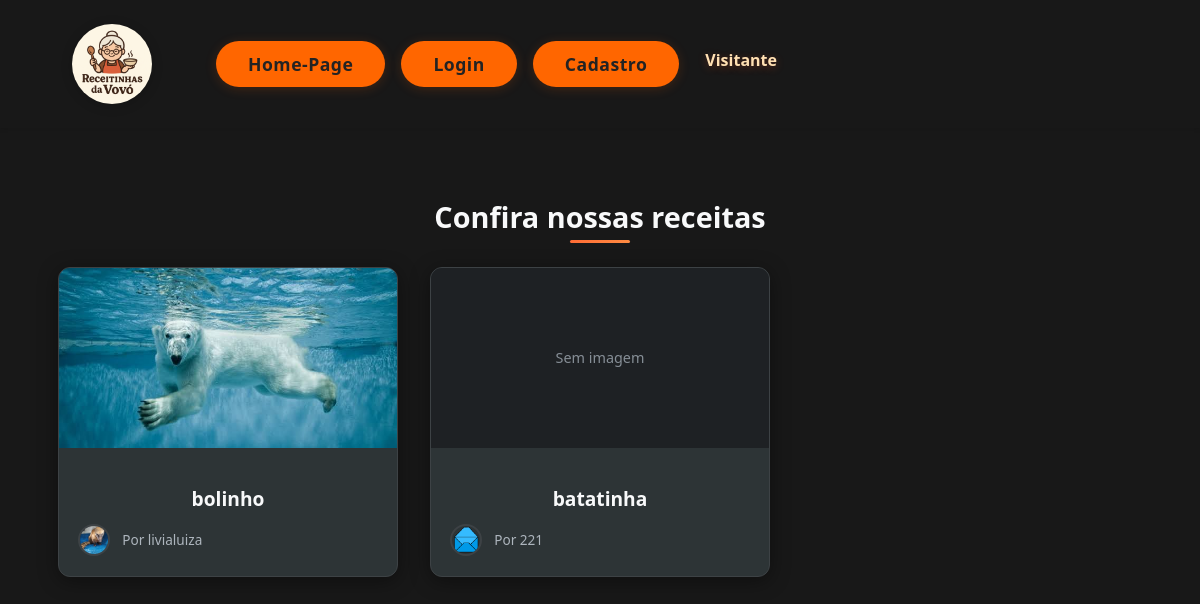
/, run on an earlier commit of the app's database.
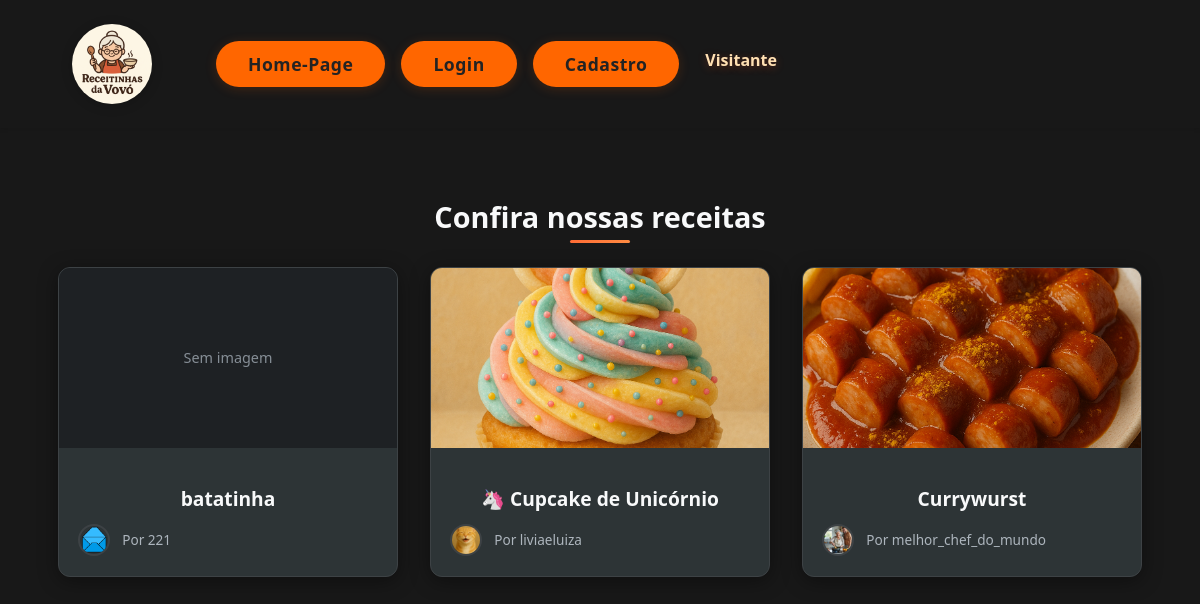
And on a later commit of the database.
### receitas/models.py (models this page shows, shortened)
class Receita(models.Model):
    id = models.AutoField(primary_key=True) # Identificador da receita (primary key)
    titulo = models.CharField(max_length=200, help_text='Digite o titulo da receita') # Título da receita
    ingredientes = models.TextField(help_text='Liste os ingredientes') # Ingredientes da receita
    modo_de_preparo = models.TextField(help_text='Descreva o modo de preparo') # Modo de preparo da receita
    tempo_de_preparo = models.IntegerField(help_text='Tempo de preparo em minutos') # Tempo de preparo da receita
    porcoes = models.IntegerField(help_text='Numero de porcoes/ Quantas pessoas serve') # Porções da receita
    categoria = models.CharField(max_length=100, help_text='Categoria da receita (ex: sobremesa, prato principal, etc.)') # Categoria da receita
    foto_da_receita = models.ImageField(upload_to='receitas/img', null=True, blank=True) # Foto da receita
    visibilidade = models.CharField(max_length=10, choices=[('pub', 'Pub'), ('priv', 'Priv')], default='Pub', help_text='Defina se a receita é pública ou privada (Pub ou Priv)')
    autor = models.ForeignKey(settings.AUTH_USER_MODEL, on_delete=models.CASCADE) # Autor da receita (chave estrangeira para o modelo Usuario)
    class Meta:
        app_label = 'receitas'

### usuarios/models.py (models this page shows, shortened)
class Usuario(AbstractUser):
    id = models.AutoField(primary_key=True) # Identificador único do usuário
    email = models.EmailField(help_text='Digite seu email', unique=True) # Email do usuário
    foto_de_perfil = models.ImageField(upload_to='usuarios/img', null=True, blank=True) # Foto de perfil do usuário
    class Meta:
        app_label = 'usuarios'

### receitas/views.py (the view)
# urls.py: path('', views.PubReceitasListView.as_view(), name = 'homepage'), #rota da homepage
class PubReceitasListView(View):
    def get(self, request, *args, **kwargs):
        receitas = Receita.objects.filter(visibilidade='pub')
        contexto = {
            'pub_receitas': receitas,
            'titulo_janela': 'Receitas Públicas',
            'titulo_pagina': 'Homepage - Receitas',
        }
        return render(request, 'receitas/home.html', contexto)

### receitas/templates/receitas/home.html (shortened to what this page needs)
{% extends 'site_receitas/base.html' %}
{% load static %}
{% block content %}
<link rel="stylesheet" href="{% static 'receitas/css/style.css' %}">
<main class="container py-5 mt-4">
            <section class="recipes-section">
                <h2 class="section-title text-center mb-4">Confira nossas receitas</h2>
                <div class="recipes-grid">
                    {% for receita in pub_receitas %}
                        <div class="recipe-card-tg">
                            <div class="recipe-image-container">
                                {% if receita.foto_da_receita and receita.foto_da_receita.name %}
                                    <img src="{{ receita.foto_da_receita.url }}" alt="{{ receita.titulo }}" class="recipe-image">
                                {% else %}
                                    <div class="recipe-image recipe-no-image">
                                        <span>Sem imagem</span>
                                    </div>
                                {% endif %}
                            </div>
                            <div class="recipe-content">
                                <h3 class="recipe-title">
                                    <a href="{% url 'receitas:ver_receita' receita.id %}">{{ receita.titulo }}</a>
                                </h3>
                                <div class="recipe-meta">
                                    <div class="recipe-author">
                                        <div class="author-avatar">
                                            {% if receita.autor.foto_de_perfil %}
                                                <img src="{{ receita.autor.foto_de_perfil.url }}" alt="{{ receita.autor.username }}" class="author-profile-pic">
                                            {% else %}
                                                <div class="author-profile-pic author-default-pic">
                                                    {{ receita.autor.username|first|upper }}
                                                </div>
                                            {% endif %}
                                        </div>
                                        <span class="author-name">Por {{ receita.autor.username|default:"TudoGostoso" }}</span>
                                    </div>
                                </div>
                            </div>
                        </div>
                    {% empty %}
                        <div class="w-100">
                            <p class="text-center py-5" style="color: #adb5bd;">Nenhuma receita disponível no momento.</p>
                        </div>
                    {% endfor %}
                </div>
            </section>
        </main>
{% endblock %}

### site_receitas/templates/site_receitas/base.html (shortened to what this page needs)
{% load static %}
<!DOCTYPE html>
<html lang="pt-br">
<head>
    <link rel="stylesheet" href="https://stackpath.bootstrapcdn.com/bootstrap/4.5.0/css/bootstrap.min.css">
    <link rel="stylesheet" href="{% static 'usuarios/css/style.css' %}">
</head>
<body class="bg-dark text-light">
    {% include 'receitas/header.html' %}
    {% block content %}{% endblock %}
</body>
</html>

### receitas/templates/receitas/header.html (shortened to what this page needs)
{% load static %}
<link href = "https://cdn.jsdelivr.net/npm/bootstrap@5.3.3/dist/css/bootstrap.min.css" rel="stylesheet">
<link rel="stylesheet" href="{% static 'receitas/css/style.css' %}">
<header class="bg-dark shadow-sm p-4 md:px-8">
    <div class="header-flex">
        <div class="header-left">
            <div class="logo-container">
                <img src="{% static 'receitas/img/logo.png' %}" alt="Logo Receitinhas da Vovó" class="logo-image">
            </div>
            {% include 'usuarios/links.html' %}
        </div>
    </div>
</header>

### usuarios/templates/usuarios/links.html
<nav class="nav-links">
  <a href="/" class="modern-btn">Home-Page</a>
  {% if user.is_authenticated %}
    <a href="{% url 'usuarios:logout_confirm' %}" class="modern-btn">Logout</a>
    <a href="{% url 'usuarios:perfil' user.id %}" class="modern-btn">Perfil</a>
    <div class="author-avatar" style="align-self: center;">
        {% if user.foto_de_perfil %}
            <img src="{{ user.foto_de_perfil.url }}" alt="{{ user.username }}" class="author-profile-pic">
        {% else %}
            <div class="author-profile-pic author-default-pic">
                {{ user.username|first|upper }}
            </div>
        {% endif %}
    </div>
  {% else %}
    <a href="{% url 'usuarios:login' %}" class="modern-btn">Login</a>
    <a href="{% url 'usuarios:cadastro' %}" class="modern-btn">Cadastro</a>
  {% endif %}
  <div class="user-name">
    {% firstof user.username "Visitante" %}
  </div>
</nav>

### usuarios/static/usuarios/css/style.css (style rules this page uses)
.modern-btn { background: linear-gradient(90deg, #ff9800 60%, #ff9800 100%); color: #000; font-weight: 600; border: none; border-radius: 999px; padding: 0.3rem 0.9rem; box-shadow: 0 2px 8px rgba(255,152,0,0.12); transition: background 0.2s, color 0.2s, transform 0.2s; text-decoration: none; font-size: 0.95rem; letter-spacing: 0.5px; outline: none; cursor: pointer; display: inline-block; position: relative; z-index: 10; }
.user-name { color: #ffe0b2; font-weight: 600; align-self: center; margin-left: 10px; font-size: 1rem; }
.logo-image { height: 80px; width: 80px; border-radius: 50%; object-fit: cover; box-shadow: 0 2px 12px rgba(0,0,0,0.18); transition: transform 0.3s; }
body { background: #181818; color: #f1f1f1; font-family: 'Segoe UI', Arial, sans-serif; }
.recipe-title { font-size: 2rem; font-weight: 600; margin-bottom: 16px; text-align: center; }
.user-name { font-size: 1.8rem; font-weight: 700; color: #ff5722; margin-bottom: 0.5rem; text-shadow: 0 2px 8px rgba(255,87,34,0.3); }
.recipes-section { margin-top: 2rem; }
.recipes-grid { display: grid; grid-template-columns: repeat(auto-fill, minmax(320px, 1fr)); gap: 2rem; margin-top: 2rem; }
.recipe-card-tg { background: linear-gradient(145deg, #2a2a2a 0%, #1f1f1f 100%); border-radius: 16px; overflow: hidden; transition: all 0.3s ease; box-shadow: 0 4px 20px rgba(0,0,0,0.3); border: 1px solid rgba(255, 152, 0, 0.1); position: relative; }
.recipe-image-container { position: relative; height: 200px; overflow: hidden; }
.recipe-image { width: 100%; height: 100%; object-fit: cover; transition: transform 0.3s ease; }
.recipe-no-image { width: 100%; height: 100%; background: linear-gradient(135deg, #424242 0%, #212121 100%); display: flex; align-items: center; justify-content: center; color: #999; font-weight: 500; }
.recipe-content { padding: 1.5rem; }
.recipe-title { margin-bottom: 1rem; }
.recipe-title a { color: #ff9800; text-decoration: none; font-size: 1.2rem; font-weight: 600; line-height: 1.3; transition: color 0.3s ease; }

What changed in the data, as far as the page shows it:
no longer on this page (row edited): Receita: foto_da_receita (picture), titulo "bolinho", autor.foto_de_perfil (picture), autor.username "livialuiza"
added Receita: foto_da_receita (picture), titulo "🦄 Cupcake de Unicórnio", autor.foto_de_perfil (picture), autor.username "liviaeluiza"
added Receita: foto_da_receita (picture), titulo "Currywurst", autor.foto_de_perfil (picture), autor.username "melhor_chef_do_mundo"
